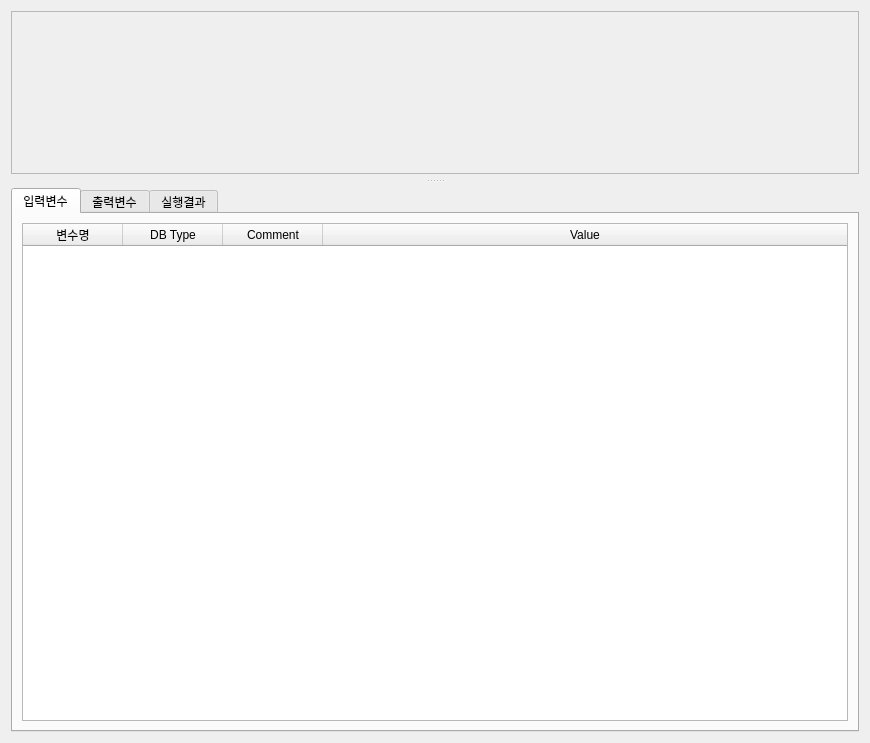
<?xml version="1.0" encoding="UTF-8"?>
<ui version="4.0">
 <class>Dialog</class>
 <widget class="QDialog" name="Dialog">
  <property name="geometry">
   <rect>
    <x>0</x>
    <y>0</y>
    <width>870</width>
    <height>743</height>
   </rect>
  </property>
  <property name="windowTitle">
   <string>Dialog</string>
  </property>
  <layout class="QGridLayout" name="gridLayout_7">
   <item row="1" column="0">
    <widget class="QSplitter" name="splitter_sql_result">
     <property name="orientation">
      <enum>Qt::Vertical</enum>
     </property>
     <widget class="QWidget" name="gridLayoutWidget">
      <layout class="QGridLayout" name="gridLayout_4">
       <property name="bottomMargin">
        <number>5</number>
       </property>
       <item row="0" column="0">
        <widget class="QScrollArea" name="sa_query">
         <property name="sizePolicy">
          <sizepolicy hsizetype="Expanding" vsizetype="Expanding">
           <horstretch>0</horstretch>
           <verstretch>0</verstretch>
          </sizepolicy>
         </property>
         <property name="cursor" stdset="0">
          <cursorShape>CrossCursor</cursorShape>
         </property>
         <property name="mouseTracking">
          <bool>true</bool>
         </property>
         <property name="widgetResizable">
          <bool>true</bool>
         </property>
         <widget class="QWidget" name="scrollAreaWidgetContents">
          <property name="geometry">
           <rect>
            <x>0</x>
            <y>0</y>
            <width>848</width>
            <height>162</height>
           </rect>
          </property>
         </widget>
        </widget>
       </item>
      </layout>
     </widget>
     <widget class="QWidget" name="gridLayoutWidget_2">
      <layout class="QGridLayout" name="gridLayout_6">
       <property name="topMargin">
        <number>5</number>
       </property>
       <item row="0" column="0">
        <widget class="QTabWidget" name="tab_result">
         <property name="currentIndex">
          <number>0</number>
         </property>
         <widget class="QWidget" name="tab">
          <attribute name="title">
           <string>입력변수</string>
          </attribute>
          <layout class="QGridLayout" name="gridLayout">
           <item row="0" column="0">
            <widget class="QTableWidget" name="tw_bind">
             <attribute name="horizontalHeaderHighlightSections">
              <bool>false</bool>
             </attribute>
             <attribute name="horizontalHeaderStretchLastSection">
              <bool>true</bool>
             </attribute>
             <column>
              <property name="text">
               <string>변수명</string>
              </property>
             </column>
             <column>
              <property name="text">
               <string>DB Type</string>
              </property>
             </column>
             <column>
              <property name="text">
               <string>Comment</string>
              </property>
             </column>
             <column>
              <property name="text">
               <string>Value</string>
              </property>
             </column>
            </widget>
           </item>
          </layout>
         </widget>
         <widget class="QWidget" name="tab_2">
          <attribute name="title">
           <string>출력변수</string>
          </attribute>
          <layout class="QGridLayout" name="gridLayout_2">
           <item row="0" column="0">
            <widget class="QTableWidget" name="tw_output">
             <attribute name="horizontalHeaderStretchLastSection">
              <bool>true</bool>
             </attribute>
             <column>
              <property name="text">
               <string>Column</string>
              </property>
             </column>
             <column>
              <property name="text">
               <string>Variable ID</string>
              </property>
             </column>
             <column>
              <property name="text">
               <string>Comment</string>
              </property>
             </column>
            </widget>
           </item>
          </layout>
         </widget>
         <widget class="QWidget" name="tab_3">
          <attribute name="title">
           <string>실행결과</string>
          </attribute>
          <layout class="QGridLayout" name="gridLayout_3">
           <item row="0" column="0">
            <widget class="QTableView" name="tw_sqlResult"/>
           </item>
          </layout>
         </widget>
        </widget>
       </item>
      </layout>
     </widget>
    </widget>
   </item>
   <item row="2" column="0">
    <layout class="QVBoxLayout" name="status_layout"/>
   </item>
   <item row="0" column="0">
    <layout class="QVBoxLayout" name="session_layout"/>
   </item>
  </layout>
  <action name="action_connectDialog">
   <property name="enabled">
    <bool>true</bool>
   </property>
   <property name="icon">
    <iconset resource="icon/res.qrc">
     <normaloff>:/db/db_connect.png</normaloff>:/db/db_connect.png</iconset>
   </property>
   <property name="text">
    <string>DB Connect</string>
   </property>
   <property name="toolTip">
    <string>DB Connect</string>
   </property>
  </action>
  <action name="action_queryTest">
   <property name="enabled">
    <bool>false</bool>
   </property>
   <property name="icon">
    <iconset resource="icon/res.qrc">
     <normaloff>:/case/play.png</normaloff>:/case/play.png</iconset>
   </property>
   <property name="text">
    <string>Query Test</string>
   </property>
   <property name="toolTip">
    <string>Query Test</string>
   </property>
   <property name="shortcut">
    <string>Ctrl+Enter, Ctrl+Return</string>
   </property>
   <property name="priority">
    <enum>QAction::HighPriority</enum>
   </property>
  </action>
 </widget>
 <resources>
  <include location="icon/res.qrc"/>
 </resources>
 <connections/>
</ui>
